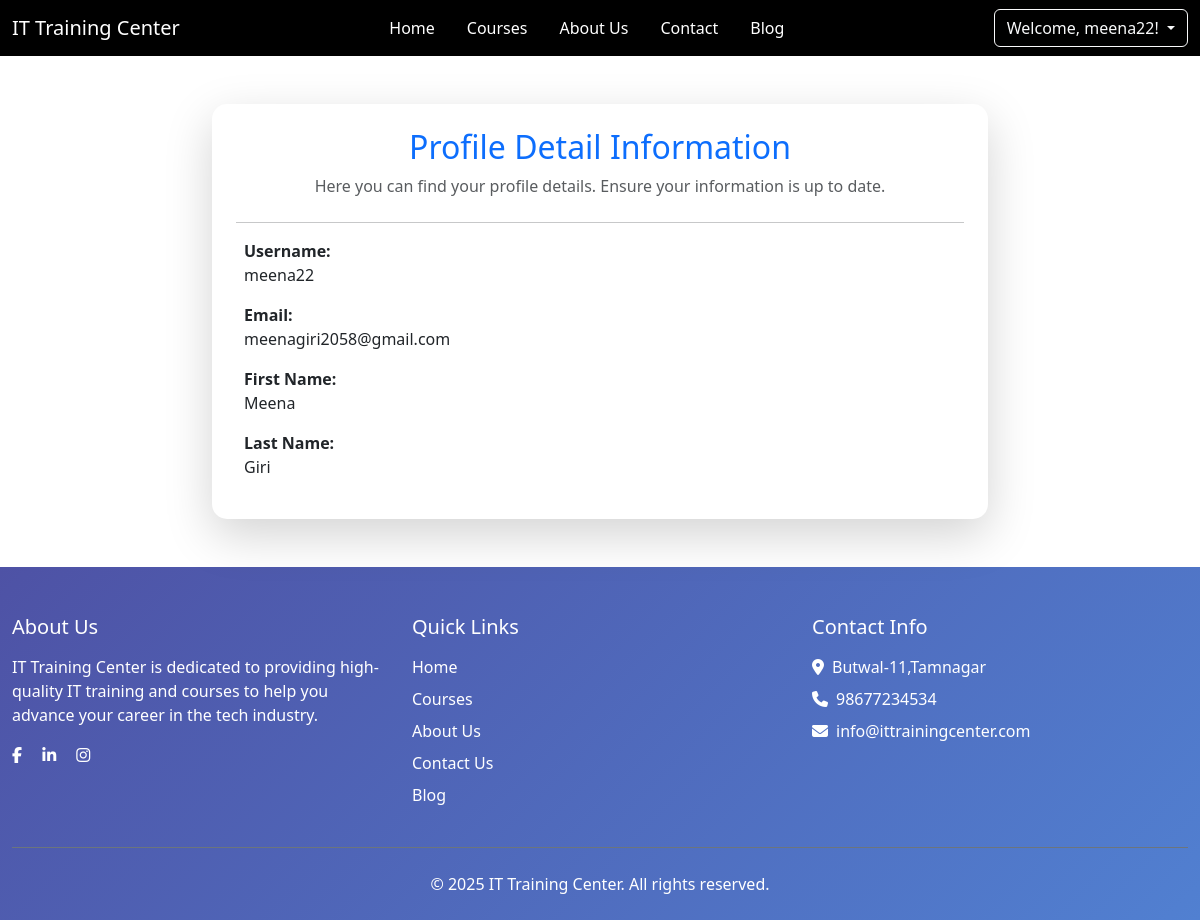
Page /student/profile (signed in) on the earlier database version.
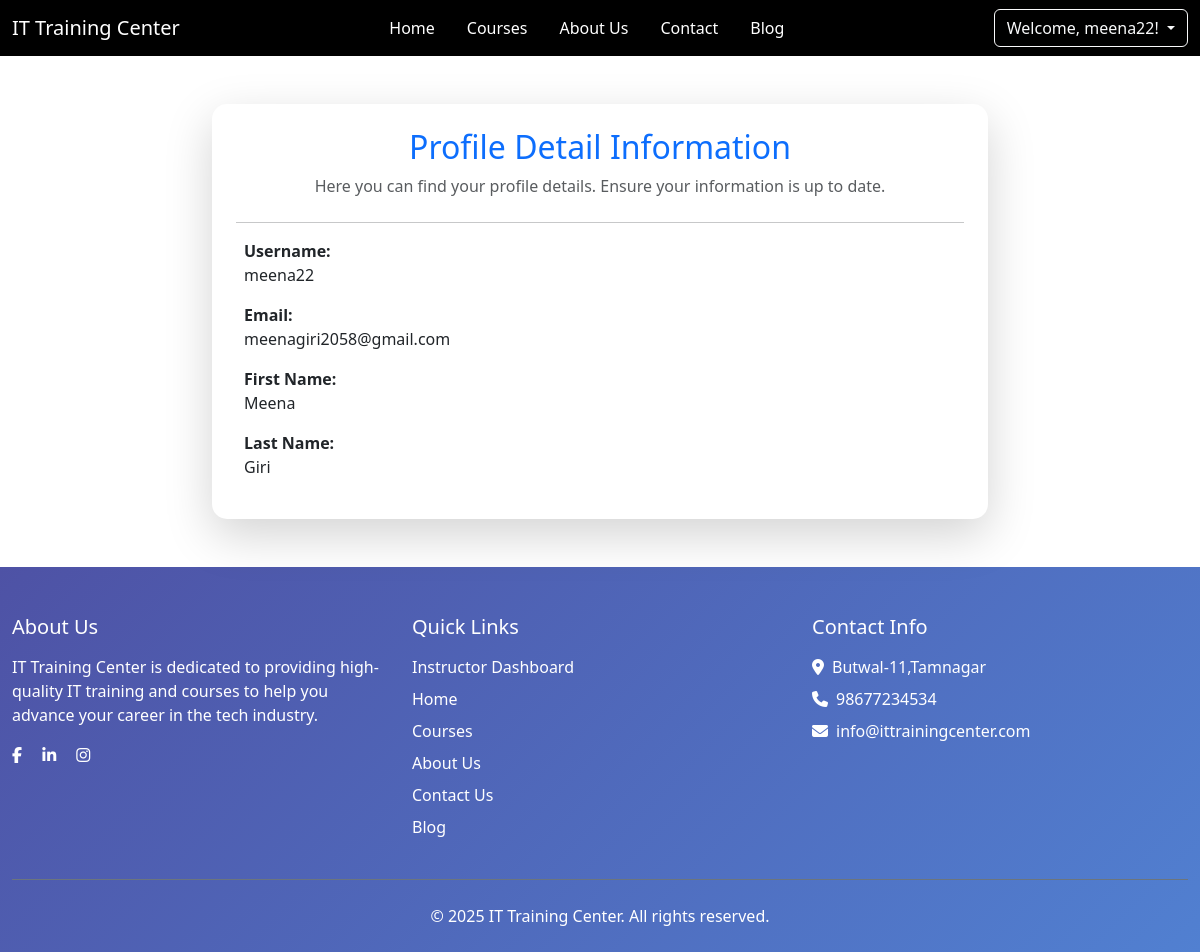
Same page on the later database version.
### studentapp/views.py (the view)
# urls.py: path('profile',profile,name='profile'),
def profile(request):
    return render(request,"dashboard/profile.html",{'user':request.user})

### studentapp/templates/dashboard/profile.html (shortened to what this page needs)
{% extends 'base.html' %}
{% block content %}
<div class="container-fluid profile-page py-5">
  <div class="row justify-content-center">
    <div class="col-md-8">
      <div class="card shadow-lg">
        <div class="card-body p-4">
          <div class="text-center mb-4">
            <h2 class="card-title mb-2 text-primary">Profile Detail Information</h2>
            <p class="text-muted">Here you can find your profile details. Ensure your information is up to date.</p>
          </div>
          <hr>
          <div class="profile-info">
            <div class="mb-3">
              <div class="d-flex align-items-center">
                <div>
                  <strong>Username:</strong>
                  <p class="mb-0">{{ user.username }}</p>
                </div>
              </div>
            </div>
            <div class="mb-3">
              <div class="d-flex align-items-center">
                <div>
                  <strong>Email:</strong>
                  <p class="mb-0">{{ user.email }}</p>
                </div>
              </div>
            </div>
            <div class="mb-3">
              <div class="d-flex align-items-center">
                <div>
                  <strong>First Name:</strong>
                  <p class="mb-0">{{ user.first_name }}</p>
                </div>
              </div>
            </div>
            <div class="mb-3">
              <div class="d-flex align-items-center">
                <div>
                  <strong>Last Name:</strong>
                  <p class="mb-0">{{ user.last_name }}</p>
                </div>
              </div>
            </div>
          </div>
        </div>
      </div>
    </div>
  </div>
</div>
{% endblock content %}

### myapp/templates/base.html (shortened to what the changed rows need)
<!DOCTYPE html>
{% load static %}
<html lang="en">
<head>
  <link href="https://cdn.jsdelivr.net/npm/bootstrap@5.3.3/dist/css/bootstrap.min.css" rel="stylesheet"
>
  <link rel="stylesheet" href="https://cdn.jsdelivr.net/npm/alertifyjs@1.14.0/build/css/alertify.min.css">
  <link rel="stylesheet" href="https://cdn.jsdelivr.net/npm/alertifyjs@1.14.0/build/css/themes/default.min.css">
  <link rel="stylesheet" href="https://cdnjs.cloudflare.com/ajax/libs/font-awesome/6.0.0/css/all.min.css">
  <link rel="stylesheet" href="{% static 'css/style.css' %}">
</head>
<body>
  {% block content %}
  {% endblock content %}
  <footer class="text-white pt-5 pb-4" style="background: linear-gradient(135deg, #4e52a5, #5180d1);">
    <div class="container-fluid">
      <div class="row">
        <div class="col-md-4 mb-4">
          <ul class="list-unstyled">
            <li class="mb-2">
              {% if user.is_authenticated %}
              {% if user.user_type == "student" %}
              <a href="{% url 'dashboard' %}" class="text-white text-decoration-none">Dashboard</a>
              {% elif user.user_type == "instructor" %}
              <a href="{% url 'instructor_dashboard' %}" class="text-white text-decoration-none">Instructor
                Dashboard</a>
              {% endif %}
              {% else %}
              <a href="{% url 'log_in' %}" class="text-white">Dashboard</a>
              {% endif %}
            </li>
          </ul>
        </div>
      </div>
    </div>
  </footer>
</body>
</html>

Differences in the rows shown:
changed CustomUser "meena22": user_type empty → "instructor" (drawn)
Other differences:
text now shown: "Instructor Dashboard"
